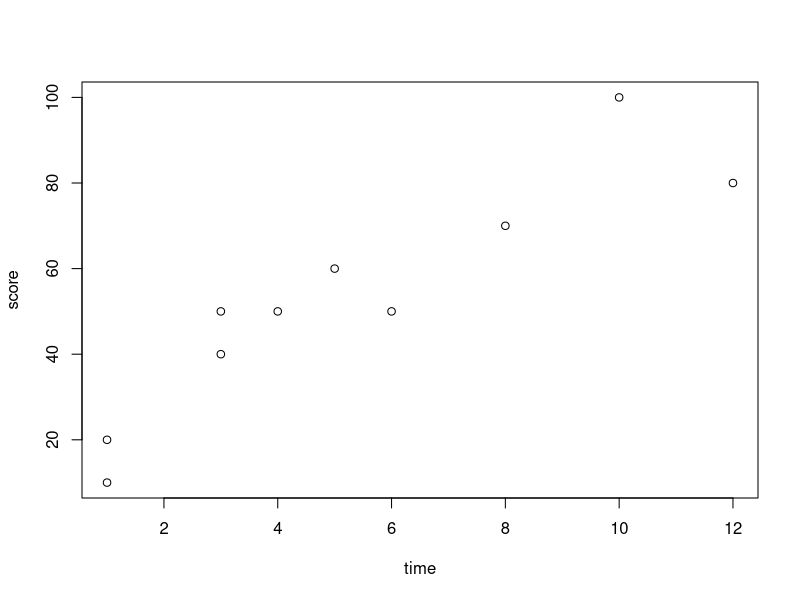

Write the R code that produced this figure.
time = c(1,3,10,12,6,3,8,4,1,5)
score = c(20,40,100,80,50,50,70,50,10,60)
plot(time,score)
print(cor(time,score))
fav_1 = c('洋食','和食','和食','洋食','和食','洋食','洋食','和食','洋食','洋食','和食','洋食','和食','洋食','和食','和食','洋食','洋食','和食','和食')
fav_2 = c('甘党','辛党','甘党','甘党','辛党','辛党','辛党','辛党','甘党','甘党','甘党','甘党','辛党','辛党','甘党','辛党','辛党','甘党','辛党','辛党')
print(table(fav_1,fav_2))
fav_1_bin = ifelse(fav_1 == '洋食',1,0)
fav_2_bin = ifelse(fav_2 == '甘党',1,0)
print(cor(fav_1_bin,fav_2_bin))